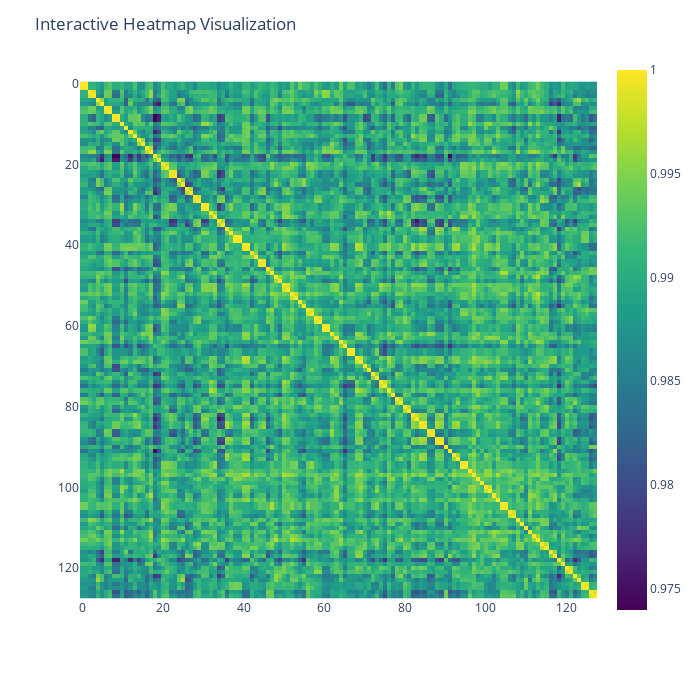

Here is the notebook cell this chart was saved with:
### Code cell
import plotly.express as px
# 使用Plotly Express创建交互式热力图
fig = px.imshow(similarity_matrix.numpy(),  # 确保tensor_sample是numpy数组
                 color_continuous_scale='Viridis',  # 颜色映射表
                 aspect='equal')  # 保持纵横比

# 添加标题
fig.update_layout(title_text='Interactive Heatmap Visualization')
fig.update_layout(width=700, height=700)
# 显示图表
fig.show()

### Figure 1 — Plotly figure (JSON) as saved in the notebook; plotly's stock layout.template omitted (floating-point values rounded to 4 significant figures; data arrays with more than 128 entries replaced by an {"elided": "..."} marker saying what was removed)
{"data": [{"coloraxis": "coloraxis", "hovertemplate": "x: %{x}<br>y: %{y}<br>color: %{z}<extra></extra>", "name": "0", "type": "heatmap", "xaxis": "x", "yaxis": "y", "z": {"elided": "128x128 float values"}}], "layout": {"coloraxis": {"colorscale": [[0, "#440154"], [0.1111, "#482878"], [0.2222, "#3e4989"], [0.3333, "#31688e"], [0.4444, "#26828e"], [0.5556, "#1f9e89"], [0.6667, "#35b779"], [0.7778, "#6ece58"], [0.8889, "#b5de2b"], [1, "#fde725"]]}, "height": 700, "margin": {"t": 60}, "title": {"text": "Interactive Heatmap Visualization"}, "width": 700, "xaxis": {"anchor": "y", "constrain": "domain", "domain": [0, 1], "scaleanchor": "y"}, "yaxis": {"anchor": "x", "autorange": "reversed", "constrain": "domain", "domain": [0, 1]}}}
